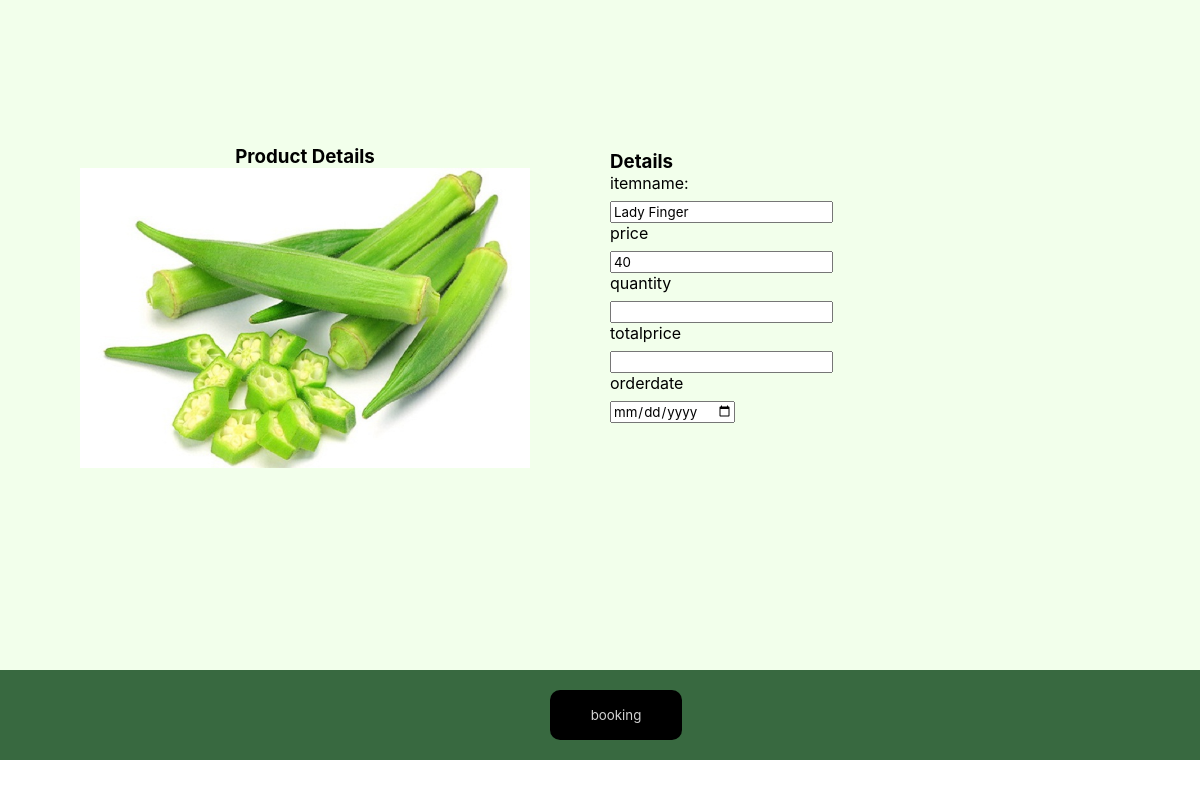
The app's page /customer/singleitemveg.php?id=16 with its own data.
### tables this page shows
CREATE TABLE IF NOT EXISTS `veg` (
  `veg_id` int NOT NULL AUTO_INCREMENT,
  `veg_name` varchar(20) NOT NULL,
  `veg_price` int NOT NULL,
  `veg_image` varchar(90) NOT NULL,
  `status` int NOT NULL DEFAULT '1',
  PRIMARY KEY (`veg_id`)
);

### classes/DataAccess.class.php (called while the page is built, shortened)
<?php
class DataAccess
{
	private $_con,$_query,$_errors;
	public function __construct()
	{
		if(!$this->_con=mysqli_connect(DB_HOST,DB_USER,DB_PASSWORD,DB_NAME))
		{
			die("connection Error");
		}
	}
	public function query($query)
	{
		if(isset($query))
		{
			$words=explode(' ',$query);
			$this->_query=$query;
			$res=mysqli_query($this->_con,$this->_query);
			if($words[0]=='select' || $words[0]=='Select' || $words[0]=='SELECT')
			{
				if(mysqli_num_rows($res))
				{
					$dataArr=array();
					while($row=mysqli_fetch_assoc($res))
					{
						$dataArr[] = $row;
					}
					return $dataArr;
				}
				else
				{
					return false;
				}
			}
		}
	}
}
?>

### customer/singleitemveg.php (the view, shortened to what this page needs)
<!DOCTYPE html>
<html lang="en">
<head>
    <link rel="stylesheet" href="uie.css">
</head>
<body>
<?php
$dao=new DataAccess();
?>
<?php	$iid=$_GET['id'];
	 $q="select * from veg where veg_id=".$iid ;
    $info=$dao->query($q);
?>
<form action="" method="POST" enctype="multipart/form-data">
 <div class="upper">
        <div class="upper-left">
            <h3>Product Details</h3>
            <img class="img" style="width:300; height:300" src=<?php echo BASE_URL."img/".$info[0]["veg_image"]; ?> alt=" " class="img-responsive" />
        </div>
        <div class="content">
            <h3>Details</h3>
            <div style="display: block;">
                <label for="name">itemname:</label><br>
                <input id="iname" name="iname" type="text" value="<?php echo $info[0]["veg_name"];?>"  readonly style="margin-top: 8px;"><br>
                <label for="Total">price</label><br>
                <input id="price" name="price" type="text" value="<?php echo $info[0]["veg_price"];?>"  readonly style="margin-top: 8px;"><br>
                <label for="quantity">quantity</label><br>
                <input id="quantity" name="quantity" type="text" onkeyup="showtotal()"  style="margin-top: 8px;"><br>
                <label for="totalprice">totalprice</label><br>
                <input id="totalprice" name="totalprice" type="text"  style="margin-top: 8px;"><br>
                <label for="">orderdate</label><br>
                <input id="orderdate" name="orderdate" type="date"   style="margin-top: 8px;"><br>
            </div>
        </div>
    </div>
    <div class="lower">
        <div class="btn-grp">
                <button class="buttons" name="btn_insert" id="btn-1">booking</button>
        </div>
    </div>
    </form>
</body>
</html>

### customer/uie.css (style rules this page uses)
* { margin: 0; font-family: -apple-system, BlinkMacSystemFont, 'Segoe UI', Roboto, Oxygen, Ubuntu, Cantarell, 'Open Sans', 'Helvetica Neue', sans-serif; }
body { width: 100%; }
.img { width:450px; height:300px; }
.upper { display: inline-block; height: 65vh; width: 100%; background:rgb(242, 255, 235); color: rgb(0, 0, 0); padding-top: 150px; }
.buttons { display: block; width: 20%; border: 0; border-radius: 10px; background-color: #000000; color: #ffffffd3; height: 50px; transition: .3s; margin: 10px; }
.btn-grp { margin-left:45%; }
.lower { display: inline-block; padding: 10px 0 10px 0; height: 100%; width: 100%; background: rgb(56, 105, 64); color: rgb(10, 10, 10); text-align: center; }
.upper-left { float: left; width: 50%; height: inherit; text-align: center; padding: 5px; margin-top: -10px; }

### records on screen
veg: veg_image (picture), iname "Lady Finger", price "40"
